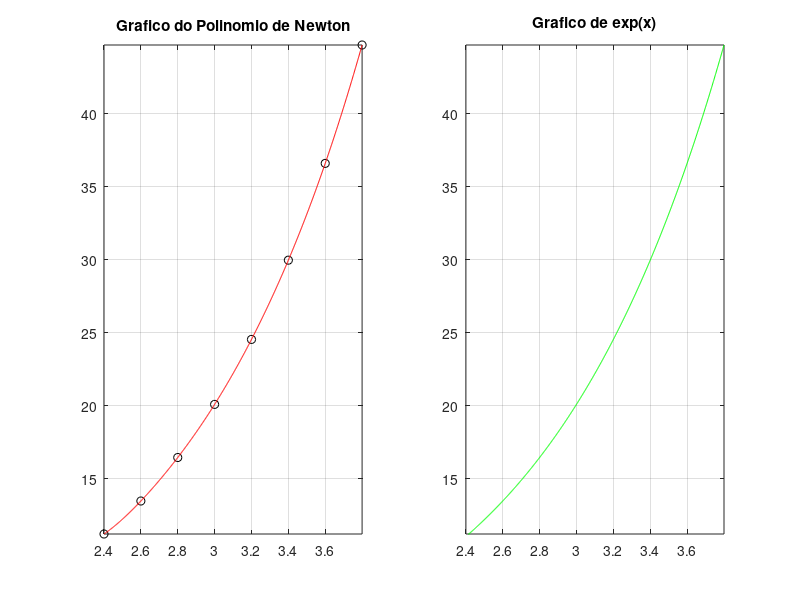

This figure's MATLAB source:
% INTERPOLAÇÃO DE NEWTON
% AUTOR: LUCAS VIEIRA MONTEIRO ; MATRICULA = 20212610030

clc, clear all, close all, format long

##Pontos = [2010,30715460; #Produção de leite por ano
##          2011,32096214;
##          2012,32304421;
##          2013,34255236;
##          2014,35124360;
##          2015,34609588;
##          2016,33680401;
##          2017,33313230;
##          2018,33907899;
##          2019,34871669;
##          2020,35316667;
##          2021,35305047];

##Pontos = [2010,3246719;  # producao de ovos(mil duzias) por ano
##          2011,3394020;
##          2012,3473021;
##          2013,3614178;
##          2014,3731796;
##          2015,3768233;
##          2016,3842896;
##          2017,4214488;
##          2018,4430236;
##          2019,4605431;
##          2020,4767519;
##          2021,4849697];

##Pontos = [2010,209541109; # cabeças bovinas
##          2011,212815311;
##          2012,211279082;
##          2013,211764292;
##          2014,212366132;
##          2015,215220508;
##          2016,218190768;
##          2017,215003578;
##          2018,213809445;
##          2019,214689984;
##          2020,217836282;
##          2021,224602112];

Pontos = [2.4,11.2;
          2.6,13.46;
          2.8,16.44;
          3.0,20.08;
          3.2,24.53;
          3.4,29.96;
          3.6,36.59;
          3.8,44.70];

##Pontos = [ 0,1.35 ; 1 , 2.94 ];
##Pontos = [ 0, 1.011 ; 0.5 , 1.636 ; 1 , 11.011; 1.5 , 51.636];
N = length(Pontos);

for L = 1 : N

  Xd(L) = Pontos(L,1);
  Yd(L) = Pontos(L,2);

end

%calculando diferenças divididas

%ordem 0
ddY0 = Yd;


%ordem 1
u = N-1;
for i = 1: u
   ddY(i,1) = (ddY0(i+1) - ddY0(i))./(Xd(i+1) - Xd(i));
end
u = u - 1;
%ordem n
for ord = 2: N-1

  for i = 1: u
    ddY(i,ord) = (ddY(i+1,ord-1) - ddY(i,ord-1))./(Xd(i+ord) - Xd(i));
  end
  u = u - 1;
end

%%x = min(Xd):0.5:max(Xd);
%% calculando todos os pontos

x = linspace(min(Xd),max(Xd),1000);
for K = 1 : length(x)
  y(K) = 0;
  %for - somatorio
  for i = 1 : N-1
    produt = 1;
    %for - produtorio
    for j = 1 : i
      produt = produt*(x(K) - Xd(j));
    end
    %diferença dividida de ordem i

    y(K) = y(K) + produt*ddY(1,i);
  end
  y(K) = y(K) + ddY0(1);
end


%% calculando para pi

yi = 0;
  %for - somatorio
  for i = 1 : N-1
    produt = 1;
    %for - produtorio
    for j = 1 : i
      produt = produt*(pi - Xd(j));
    end
    %diferença dividida de ordem i

    yi = yi + produt*ddY(1,i);
  end
  yi = yi + ddY0(1);

disp(["P",num2str(N),"(pi) = ",num2str(yi)]);
disp(["exp(pi) = ", num2str(exp(pi))]);
inter_Erro = exp(pi) - yi;
disp(["Erro de interpolação: exp(pi) - P",num2str(N),"(pi) = ",num2str(exp(pi))," - ",num2str(yi)]);
disp(["= ",num2str(inter_Erro)]);

subplot(1,2,1)
plot(Xd,Yd,'ko',x,y,'r-');
title('Grafico do Polinomio de Newton')
axis([x(1) x(length(x)) min(y) max(y)]);
grid on
subplot(1,2,2)
plot(x,exp(x),'g-');
title('Grafico de exp(x)')
##Fig=figure(1);
##ax=axes;
##a=plot(Xd,Yd,'ko',x,y,'r-');
##set(a,'MarkerSize',9,'Linewidth',1);
##L(1)=legend('pontos dos dados','pontos interpolados');
##title('Grafico')
##L(2)=xlabel('x'); L(3)=ylabel('y');
##set(L,'fontsize',35);set(ax,'fontsize',30);
##set(L(1),'Box','Off','Location','NorthWest','fontsize',25);

axis([x(1) x(length(x)) min(y) max(y)]);
grid on

exp_pi = exp(pi);



